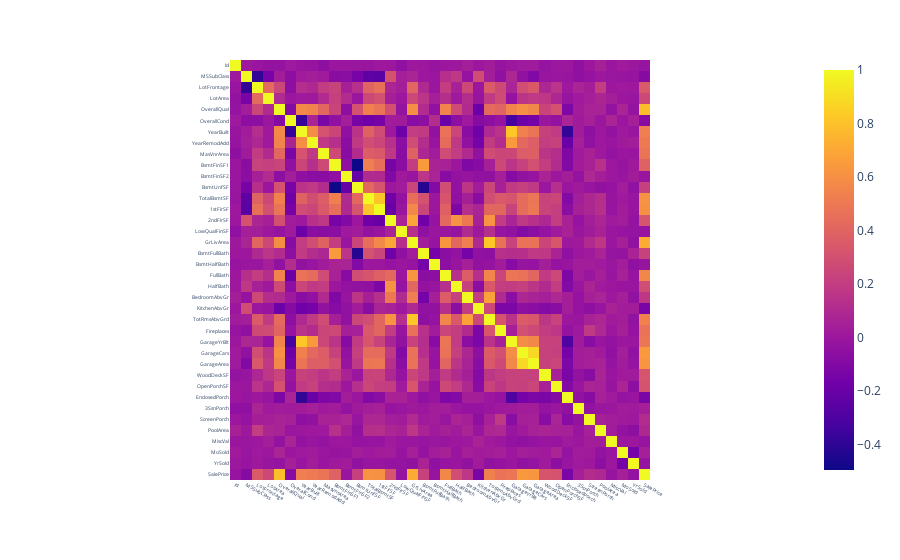

Notebook source saved alongside this figure:
### Code cell
import plotly.express as px
import seaborn as sns

corr = df.select_dtypes('number').corr()

# corr = df.apply(lambda x: pd.factorize(x)[
# 0]).corr(method="pearson")

fig = px.imshow(corr)
fig.update_layout(
    yaxis={"tickfont": {"size": 5}},
    xaxis={"tickfont": {"size": 5}})

fig.show()

### Figure 1 — Plotly figure (JSON) as saved in the notebook; plotly's stock layout.template omitted (floating-point values rounded to 4 significant figures; data arrays with more than 128 entries replaced by an {"elided": "..."} marker saying what was removed)
{"data": [{"coloraxis": "coloraxis", "hovertemplate": "x: %{x}<br>y: %{y}<br>color: %{z}<extra></extra>", "name": "0", "type": "heatmap", "x": ["Id", "MSSubClass", "LotFrontage", "LotArea", "OverallQual", "OverallCond", "YearBuilt", "YearRemodAdd", "MasVnrArea", "BsmtFinSF1", "BsmtFinSF2", "BsmtUnfSF", "TotalBsmtSF", "1stFlrSF", "2ndFlrSF", "LowQualFinSF", "GrLivArea", "BsmtFullBath", "BsmtHalfBath", "FullBath", "HalfBath", "BedroomAbvGr", "KitchenAbvGr", "TotRmsAbvGrd", "Fireplaces", "GarageYrBlt", "GarageCars", "GarageArea", "WoodDeckSF", "OpenPorchSF", "EnclosedPorch", "3SsnPorch", "ScreenPorch", "PoolArea", "MiscVal", "MoSold", "YrSold", "SalePrice"], "xaxis": "x", "y": ["Id", "MSSubClass", "LotFrontage", "LotArea", "OverallQual", "OverallCond", "YearBuilt", "YearRemodAdd", "MasVnrArea", "BsmtFinSF1", "BsmtFinSF2", "BsmtUnfSF", "TotalBsmtSF", "1stFlrSF", "2ndFlrSF", "LowQualFinSF", "GrLivArea", "BsmtFullBath", "BsmtHalfBath", "FullBath", "HalfBath", "BedroomAbvGr", "KitchenAbvGr", "TotRmsAbvGrd", "Fireplaces", "GarageYrBlt", "GarageCars", "GarageArea", "WoodDeckSF", "OpenPorchSF", "EnclosedPorch", "3SsnPorch", "ScreenPorch", "PoolArea", "MiscVal", "MoSold", "YrSold", "SalePrice"], "yaxis": "y", "z": {"elided": "38x38 float values"}}], "layout": {"coloraxis": {"colorscale": [[0, "#0d0887"], [0.1111, "#46039f"], [0.2222, "#7201a8"], [0.3333, "#9c179e"], [0.4444, "#bd3786"], [0.5556, "#d8576b"], [0.6667, "#ed7953"], [0.7778, "#fb9f3a"], [0.8889, "#fdca26"], [1, "#f0f921"]]}, "margin": {"t": 60}, "xaxis": {"anchor": "y", "constrain": "domain", "domain": [0, 1], "scaleanchor": "y", "tickfont": {"size": 5}}, "yaxis": {"anchor": "x", "autorange": "reversed", "constrain": "domain", "domain": [0, 1], "tickfont": {"size": 5}}}}
